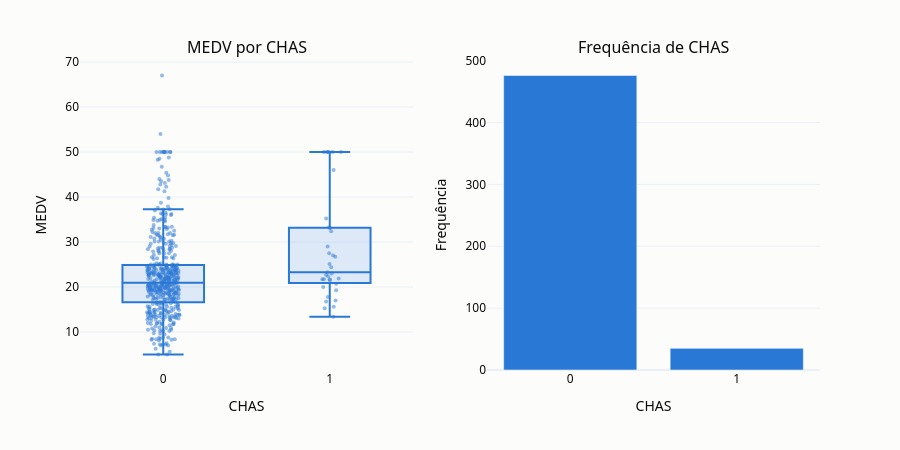

Notebook code for this chart:
### Code cell
grafico_categoria('CHAS', 'MEDV_vs_CHAS')

### Figure 1 — Plotly figure (JSON) as saved in the notebook; plotly's stock layout.template omitted (floating-point values rounded to 4 significant figures; data arrays with more than 128 entries replaced by an {"elided": "..."} marker saying what was removed)
{"data": [{"boxpoints": "all", "fillcolor": "rgba(42, 120, 214, 0.15)", "hoveron": "boxes+points", "hovertext": {"elided": "511 str values"}, "jitter": 0.4, "legendgroup": "MEDV", "line": {"color": "#2a78d6"}, "marker": {"color": "#2a78d6", "opacity": 0.5, "size": 4}, "name": "MEDV", "pointpos": 0, "showlegend": true, "type": "box", "x": {"elided": "511 str values"}, "xaxis": "x", "y": {"elided": "511 float values"}, "yaxis": "y"}, {"hovertemplate": "CHAS = %{x}<br>Frequência: %{y}<extra></extra>", "legendgroup": "Frequência", "marker": {"color": "#2a78d6"}, "name": "Frequência", "showlegend": true, "type": "bar", "x": ["0", "1"], "xaxis": "x2", "y": [476, 35], "yaxis": "y2"}], "layout": {"annotations": [{"font": {"size": 16}, "showarrow": false, "text": "MEDV por CHAS", "x": 0.225, "xanchor": "center", "xref": "paper", "y": 1, "yanchor": "bottom", "yref": "paper"}, {"font": {"size": 16}, "showarrow": false, "text": "Frequência de CHAS", "x": 0.775, "xanchor": "center", "xref": "paper", "y": 1, "yanchor": "bottom", "yref": "paper"}], "height": 450, "margin": {"t": 60}, "showlegend": false, "title": {}, "xaxis": {"anchor": "y", "categoryarray": ["0", "1"], "categoryorder": "array", "domain": [0, 0.45], "title": {"text": "CHAS"}, "type": "category"}, "xaxis2": {"anchor": "y2", "categoryarray": ["0", "1"], "categoryorder": "array", "domain": [0.55, 1], "title": {"text": "CHAS"}, "type": "category"}, "yaxis": {"anchor": "x", "domain": [0, 1], "title": {"text": "MEDV"}}, "yaxis2": {"anchor": "x2", "domain": [0, 1], "title": {"text": "Frequência"}}}}
